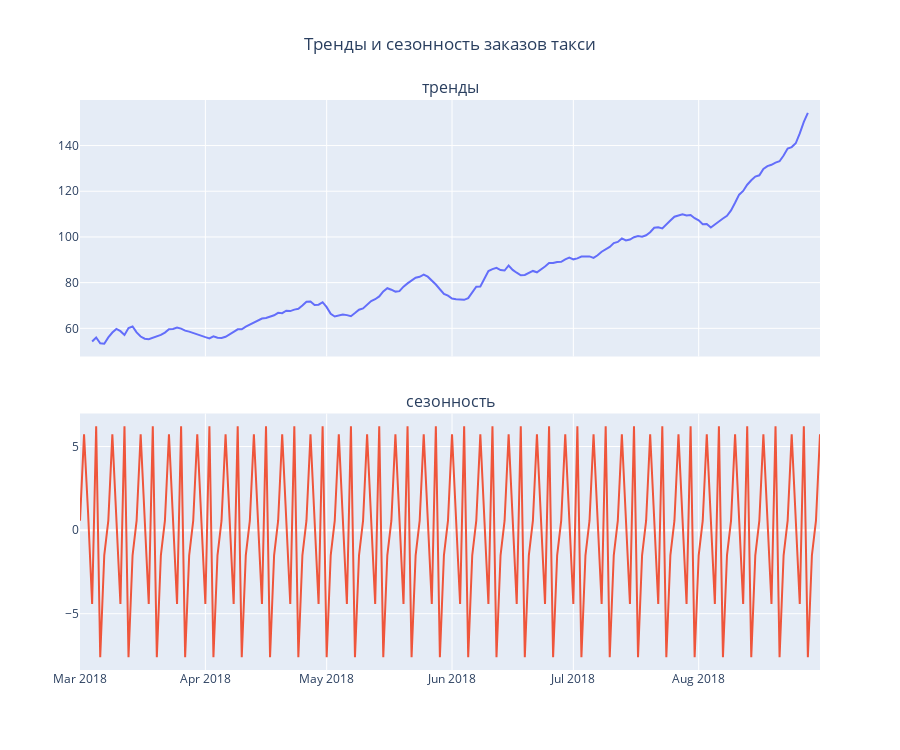

Notebook code for this chart:
### Markdown cell above
При достаточном сглаживании видно, что и в рамках отдельных месяцев, за исключением первого — марта, число заказов в час также растёт. Как вариант, это может быть связано с успешностью развития бизнеса компании или свидетельствовать о каких-либо сезонных закономерностях, но сделать выводы о последних в данный момент невозможно, так как имеются данные только за полгода.

Осталось взглянуть на тренды с сезонностью.

### Code cell
decomposed = seasonal_decompose(orders.resample('1D').mean())

fig = make_subplots(
    2,
    1,
    shared_xaxes=True,
    vertical_spacing=.1,
    subplot_titles=[
        'тренды',
        'сезонность'
        ]
    )
fig.add_trace(
    go.Scatter(
        y=decomposed.trend,
        x=decomposed.trend.index,
        mode='lines'
        ),
    1,
    1
    )
fig.add_trace(
    go.Scatter(
        y=decomposed.seasonal,
        x=decomposed.seasonal.index,
        mode='lines'
        ),
    2,
    1
    )
fig.update_layout(
    showlegend=False,
    height=750,
    title=dict(
        text='Тренды и сезонность заказов такси',
        x=.5
        )
    )
fig.show()

### Figure 1 — Plotly figure (JSON) as saved in the notebook; plotly's stock layout.template omitted (floating-point values rounded to 4 significant figures; data arrays with more than 128 entries replaced by an {"elided": "..."} marker saying what was removed)
{"data": [{"mode": "lines", "type": "scatter", "x": {"elided": "184 str values"}, "xaxis": "x", "y": {"elided": "184 float values"}, "yaxis": "y"}, {"mode": "lines", "type": "scatter", "x": {"elided": "184 str values"}, "xaxis": "x2", "y": {"elided": "184 float values"}, "yaxis": "y2"}], "layout": {"annotations": [{"font": {"size": 16}, "showarrow": false, "text": "тренды", "x": 0.5, "xanchor": "center", "xref": "paper", "y": 1, "yanchor": "bottom", "yref": "paper"}, {"font": {"size": 16}, "showarrow": false, "text": "сезонность", "x": 0.5, "xanchor": "center", "xref": "paper", "y": 0.45, "yanchor": "bottom", "yref": "paper"}], "height": 750, "showlegend": false, "title": {"text": "Тренды и сезонность заказов такси", "x": 0.5}, "xaxis": {"anchor": "y", "domain": [0, 1], "matches": "x2", "showticklabels": false}, "xaxis2": {"anchor": "y2", "domain": [0, 1]}, "yaxis": {"anchor": "x", "domain": [0.55, 1]}, "yaxis2": {"anchor": "x2", "domain": [0, 0.45]}}}
